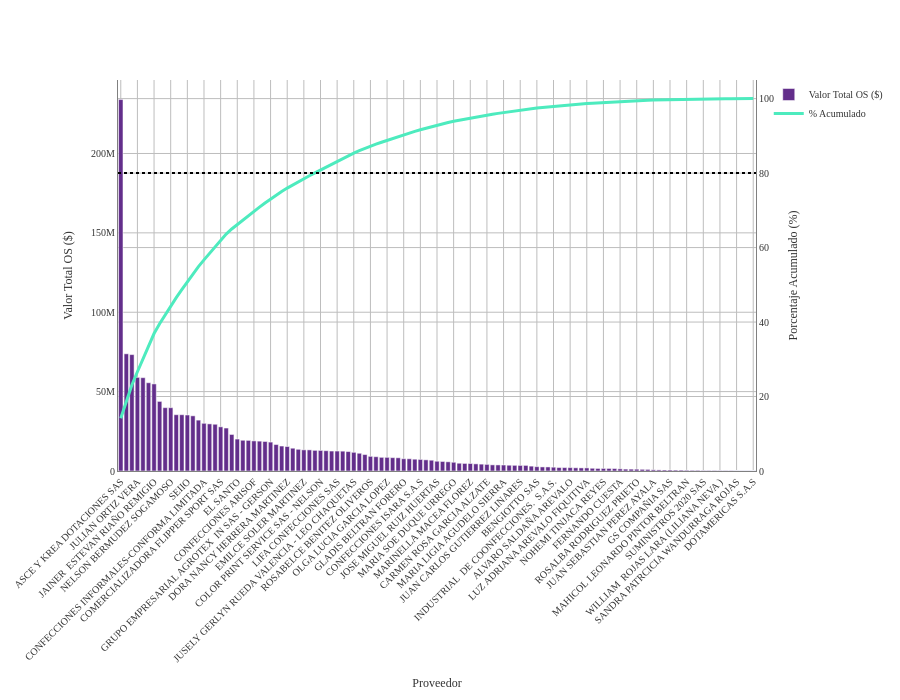

The code cell stored with this chart in its notebook:
### Code cell
df_filtrado_prov = df_costos_fechacom[df_costos_fechacom['Fecha'] >= '2025-03-17'].copy()

# Agrupar por CLIENTE para el Pareto
df_pareto_valorpro = df_filtrado_prov.groupby('OS-Proveedor').agg({
    'OS-Cantidad': 'sum',
    'Valor total OS': 'sum'
}).reset_index()

# Ordenar por VALOR DE OP 
df_pareto_valorpro = df_pareto_valorpro.sort_values(by='Valor total OS', ascending=False)


total_valor_general = df_pareto_valorpro['Valor total OS'].sum()
df_pareto_valorpro['Porcentaje'] = (df_pareto_valorpro['Valor total OS'] / total_valor_general) * 100
df_pareto_valorpro['Acumulado'] = df_pareto_valorpro['Porcentaje'].cumsum()


fig_valor_pro = go.Figure()

# Barras: Valor Total OP por cliente
fig_valor_pro.add_trace(go.Bar(
    x=df_pareto_valorpro['OS-Proveedor'],
    y=df_pareto_valorpro['Valor total OS'],
    name='Valor Total OS ($)',
    marker_color='#632E8B', 
    customdata=df_pareto_valorpro[['OS-Cantidad']], 
    hovertemplate=(
        "<b>Proveedor: %{x}</b><br>" +
        "Valor Total OS: %{y:$,.0f}<br>" +
        "Total Prendas: %{customdata[0]:,.0f}<br>" + # <--- Cambio aquí: :.0f elimina decimales
        "<extra></extra>"
    )
))

# Línea: % Acumulado
fig_valor_pro.add_trace(go.Scatter(
    x=df_pareto_valorpro['OS-Proveedor'],
    y=df_pareto_valorpro['Acumulado'],
    name='% Acumulado',
    yaxis='y2',
    line=dict(color="#4DEBBE", width=3),
    hovertemplate="Impacto Acumulado: %{y:.2f}%<extra></extra>"
))

fig_valor_pro.update_layout(
    xaxis=dict(title='Proveedor', tickangle=-45),
    yaxis=dict(title='Valor Total OS ($)'),
    yaxis2=dict(title='Porcentaje Acumulado (%)', overlaying='y', side='right', range=[0, 105]),
    hovermode='x unified',
    template='plotly_white',
    height=700
)

# Línea del 80%
fig_valor_pro.add_shape(type="line", x0=0, x1=1, y0=80, y1=80, yref='y2', xref='paper',
                       line=dict(color="black", width=2, dash="dot"))

fig_valor_pro.update_layout(
    # 1. Fondo transparente
    paper_bgcolor='rgba(0,0,0,0)',
    plot_bgcolor='rgba(0,0,0,0)',
    
    # 2. Tipografía Times New Roman
    font=dict(
        family="Times New Roman, Times, serif",
        size=10,
        color="#333333" # Color de letra gris muy oscuro (casi negro)
    ),
    
    # Ajuste opcional de márgenes para que la letra no se corte
    margin=dict(t=80, b=50, l=50, r=50)
)

# 3. Líneas de cuadrícula más oscuras
fig_valor_pro.update_xaxes(
    showgrid=True, 
    gridwidth=1, 
    gridcolor='#bdbdbd', # Un gris más marcado (puedes usar 'gray' si lo quieres aún más oscuro)
    linecolor='gray',    # Línea del eje principal en negro
    zeroline=True,        # Mantener la línea del cero...
    zerolinecolor='#d3d3d3', # ...pero usar un gris mucho más suave (LightGrey)
    zerolinewidth=1
)

fig_valor_pro.update_yaxes(
    showgrid=True, 
    gridwidth=1, 
    gridcolor='#bdbdbd', 
    linecolor='gray'
)

fig_valor_pro.show()

### Figure 1 — Plotly figure (JSON) as saved in the notebook; plotly's stock layout.template omitted (floating-point values rounded to 4 significant figures)
{"data": [{"customdata": [[8941], [43550], [11852], [4841], [6340], [5558], [4034], [3498], [2661], [3568], [1037], [1843], [15806], [2672], [3612], [1888], [6414], [2521], [5064], [2504], [590], [1454], [2160], [12307], [1835], [3581], [1444], [6503], [3427], [1951], [7415], [1828], [560], [1050], [1215], [1392], [4783], [262], [1720], [628], [1345], [2519], [976], [1791], [2300], [982], [657], [698], [683], [588], [702], [769], [1274], [768], [650], [1644], [1099], [1879], [472], [1086], [443], [918], [376], [556], [363], [240], [395], [364], [442], [765], [1187], [587], [266], [1164], [350], [210], [370], [182], [266], [544], [265], [225], [970], [130], [235], [344], [370], [1259], [151], [96], [384], [99], [209], [243], [140], [80], [61], [133], [37], [126], [282], [109], [31], [90], [219], [68], [14], [32], [45], [40], [10], [5], [6], [50], [2]], "hovertemplate": "<b>Proveedor: %{x}</b><br>Valor Total OS: %{y:$,.0f}<br>Total Prendas: %{customdata[0]:,.0f}<br><extra></extra>", "marker": {"color": "#632E8B"}, "name": "Valor Total OS ($)", "type": "bar", "x": ["ASCE Y KREA DOTACIONES SAS", "SEIIBA  SAS", "VIVID PRINT SERVICE SAS", "JULIAN ORTIZ VERA", "SETATIS SAS", "SANDRA GARCIA", "JAINER  ESTEVAN RIAÑO REMIGIO", "OSWALDO GUZMAN - SANDRA CAMISAS", "JHON KEVIN TRUJILLO GAVIRIA", "NELSON BERMUDEZ SOGAMOSO", "CASAVI", "NIDIA FERNANDEZ", "SEIIO", "ICYACOL", "COLOR Y DISEÑO SAS", "CONFECCIONES INFORMALES-CONFORMA LIMITADA", "COMERCIALIZADORA Y DISTRIBUIDORA HEAR SAS", "MARIA VICTORIA MORENO BERMUDEZ", "COMERCIALIZADORA FLIPPER SPORT SAS", "KAREN ROJAS PINZON", "MANUFACTURAS TEXTIES CRIS SAS", "EL SANTO", "JOSE URIEL RUIZ BUSTOS", "CARLOS ANDRES PEREZ CELIS", "CONFECCIONES ARISOF", "MARIANOROCA SAS - CESAR", "SARA RINCON CASTAÑEDA", "GRUPO EMPRESARIAL AGROTEX  IN SAS - GERSON", "MOLT", "LUZMILA REYES ROJAS", "DORA NANCY HERRERA MARTINEZ", "MC COMPANY SAS - EDWIN TORRES", "DAVID EDUARDO VERA", "EMILCE SOLER MARTINEZ", "YAMILE SANDOVAL CAMACHO", "DIANA ARAMINTA ALEJO MORA", "COLOR PRINT SERVICE SAS - NELSON", "Tejidos Inca", "COMPAÑIA JHEMA INTERNACIONAL SAS", "LIFA CONFECCIONES SAS", "JAIRO HERNANDO RODRIGUEZ VALBUENA", "PEDRO JULIO SOTO JARAMILLO", "JUSELY GERLYN RUEDA VALENCIA - LEO CHAQUETAS", "MAUDA  YANETH ALFONSO ROA", "MARIA PAULINA RUIZ MARTINEZ", "ROSABELCE BENITEZ OLIVEROS", "ALBA LUZ CORTES URREA", "EDISSON RAMIREZ MEJIA", "OLGA LUCIA GARCIA LOPEZ", "YEISY VIVIANA RAMIREZ", "NEIFI CONSTANZA MORALES CASTAÑO", "GLADIS BELTRAN FORERO", "AMERICANA DE CONFECCIONES Y SERVICIOS SAS", "HELBERTH DUBAN VALERO VELA", "CONFECCIONES ISARA S.A.S", "JULIO CESAR PUENTES HERRERA", "GLORIA LOZANO", "JOSE MIGUEL RUIZ HUERTAS", "ANDERSON LEONARDO MURCIA  BONILLA", "REYES CAPERA MARIA", "MARIA SOE DUQUE URREGO", "GORRAS RUIZ IBAGUE SAS", "CRISTIAN CAMILO GOMEZ ALBAN", "MARINELLA MACEA FLOREZ", "JUAN DARIO UBAQUE MORENO", "FRANK CHAQUETAS", "CARMEN ROSA GARCIA ALZATE", "DUVIS ELENA CUBILLLOS NIETO", "NUBIA INES VIJA CASTAÑEDA", "MARIA LIGIA AGUDELO SIERRA", "CLAUDIA PATRICIA MORENO BENITEZ", "JOSE IGNACIO - Teresa", "JUAN CARLOS GUTIERREZ LINARES", "LAURA DANIELA LOZANO BAUTISTA", "INVERSIONES Y DOTACIONES ARGA S.A.S", "BENGIOTTO SAS", "DEISY MIREYA GUERRERO DAZA", "YOLIVETH MONTERO JIMENEZ", "INDUSTRIAL  DE COONFECCIONES.  S.A.S.", "CONFECCIONES DOTAJAVEL EMPRESA UNIPERSONAL", "BERLY ROCIO AVILA LOPEZ", "ALVARO SALDAÑA AREVALO", "TEXTILES HYM SAS", "PSB DOTACIONES Y PRENDAS - PATRICIA", "LUZ ADRIANA AREVALO FIQUITIVA", "TEXTIBORDADOS E.G.G SAS", "MARCELA RUBIO DURAN", "NOHEMI TINJACA REYES", "CLARA YANETH LEON CASTAÑO", "DANELLI MORALES CASTAÑO", "FERNANDO CUESTA", "MANUFACTURAS FENIX INTERNACIONAL SAS", "CLAUDIA MARCELA MORENO", "ROSALBA RODRIGUEZ PRIETO", "LUZ DARY MONROY VILLATE", "JESSICA  NATHALIA PRECIADO  PULIDO", "JUAN SEBASTIAN PEREZ AYALA", "NILSON ANTONIO GARAY", "CAMISAS ALHERS LTDA", "GS COMPAÑIA SAS", "LA CASA DEL REFLECTIVO SAS", "NOHORA ELSY BAQUERO BERNAL", "MAHICOL LEONARDO PINTOR BELTRAN", "REMEMBER ME SAS", "JOSE FRANCISCO VARGAS ROLDAN", "SUMINISTROS 2020 SAS", "FERNANDO GIRALDO PAEZ", "DOTACIONES PV SAFETY", "WILLIAM  ROJAS LARA (LILIANA NEVA )", "ADRIANA ALVAREZ PERDOMO", "LEIDY RUIZ", "SANDRA PATRCICIA WANDURRAGA ROJAS", "LIAS CONFECCIONES SAS", "CAROLINA TARAZONA", "DOTAMERICAS S.A.S"], "y": [234000000.0, 73820000.0, 73320000.0, 58980000.0, 58780000.0, 55590000.0, 54850000.0, 43830000.0, 39900000.0, 39870000.0, 35460000.0, 35440000.0, 35260000.0, 34750000.0, 32040000.0, 30040000.0, 29680000.0, 29440000.0, 27820000.0, 27060000.0, 23010000.0, 20120000.0, 19360000.0, 19280000.0, 18960000.0, 18810000.0, 18590000.0, 18200000.0, 16670000.0, 15720000.0, 15420000.0, 14360000.0, 13670000.0, 13320000.0, 13300000.0, 13000000.0, 12950000.0, 12780000.0, 12570000.0, 12560000.0, 12490000.0, 12240000.0, 11770000.0, 11180000.0, 10360000.0, 9230000.0, 8998000.0, 8604000.0, 8599000.0, 8400000.0, 8322000.0, 7720000.0, 7702000.0, 7432000.0, 7280000.0, 7028000.0, 6796000.0, 6157000.0, 5999000.0, 5787000.0, 5499000.0, 4897000.0, 4753000.0, 4726000.0, 4490000.0, 4320000.0, 4166000.0, 3861000.0, 3822000.0, 3762000.0, 3632000.0, 3567000.0, 3520000.0, 3519000.0, 3062000.0, 2730000.0, 2563000.0, 2548000.0, 2394000.0, 2180000.0, 2150000.0, 2138000.0, 2015000.0, 1950000.0, 1948000.0, 1720000.0, 1610000.0, 1608000.0, 1604000.0, 1536000.0, 1360000.0, 1188000.0, 1176000.0, 1148000.0, 1050000.0, 1000000.0, 758500.0, 691500.0, 638000.0, 630000.0, 564000.0, 545000.0, 459000.0, 405000.0, 400500.0, 306000.0, 280000.0, 272000.0, 225000.0, 180000.0, 170000.0, 85000.0, 72000.0, 70000.0, 50000.0]}, {"hovertemplate": "Impacto Acumulado: %{y:.2f}%<extra></extra>", "line": {"color": "#4DEBBE", "width": 3}, "name": "% Acumulado", "type": "scatter", "x": ["ASCE Y KREA DOTACIONES SAS", "SEIIBA  SAS", "VIVID PRINT SERVICE SAS", "JULIAN ORTIZ VERA", "SETATIS SAS", "SANDRA GARCIA", "JAINER  ESTEVAN RIAÑO REMIGIO", "OSWALDO GUZMAN - SANDRA CAMISAS", "JHON KEVIN TRUJILLO GAVIRIA", "NELSON BERMUDEZ SOGAMOSO", "CASAVI", "NIDIA FERNANDEZ", "SEIIO", "ICYACOL", "COLOR Y DISEÑO SAS", "CONFECCIONES INFORMALES-CONFORMA LIMITADA", "COMERCIALIZADORA Y DISTRIBUIDORA HEAR SAS", "MARIA VICTORIA MORENO BERMUDEZ", "COMERCIALIZADORA FLIPPER SPORT SAS", "KAREN ROJAS PINZON", "MANUFACTURAS TEXTIES CRIS SAS", "EL SANTO", "JOSE URIEL RUIZ BUSTOS", "CARLOS ANDRES PEREZ CELIS", "CONFECCIONES ARISOF", "MARIANOROCA SAS - CESAR", "SARA RINCON CASTAÑEDA", "GRUPO EMPRESARIAL AGROTEX  IN SAS - GERSON", "MOLT", "LUZMILA REYES ROJAS", "DORA NANCY HERRERA MARTINEZ", "MC COMPANY SAS - EDWIN TORRES", "DAVID EDUARDO VERA", "EMILCE SOLER MARTINEZ", "YAMILE SANDOVAL CAMACHO", "DIANA ARAMINTA ALEJO MORA", "COLOR PRINT SERVICE SAS - NELSON", "Tejidos Inca", "COMPAÑIA JHEMA INTERNACIONAL SAS", "LIFA CONFECCIONES SAS", "JAIRO HERNANDO RODRIGUEZ VALBUENA", "PEDRO JULIO SOTO JARAMILLO", "JUSELY GERLYN RUEDA VALENCIA - LEO CHAQUETAS", "MAUDA  YANETH ALFONSO ROA", "MARIA PAULINA RUIZ MARTINEZ", "ROSABELCE BENITEZ OLIVEROS", "ALBA LUZ CORTES URREA", "EDISSON RAMIREZ MEJIA", "OLGA LUCIA GARCIA LOPEZ", "YEISY VIVIANA RAMIREZ", "NEIFI CONSTANZA MORALES CASTAÑO", "GLADIS BELTRAN FORERO", "AMERICANA DE CONFECCIONES Y SERVICIOS SAS", "HELBERTH DUBAN VALERO VELA", "CONFECCIONES ISARA S.A.S", "JULIO CESAR PUENTES HERRERA", "GLORIA LOZANO", "JOSE MIGUEL RUIZ HUERTAS", "ANDERSON LEONARDO MURCIA  BONILLA", "REYES CAPERA MARIA", "MARIA SOE DUQUE URREGO", "GORRAS RUIZ IBAGUE SAS", "CRISTIAN CAMILO GOMEZ ALBAN", "MARINELLA MACEA FLOREZ", "JUAN DARIO UBAQUE MORENO", "FRANK CHAQUETAS", "CARMEN ROSA GARCIA ALZATE", "DUVIS ELENA CUBILLLOS NIETO", "NUBIA INES VIJA CASTAÑEDA", "MARIA LIGIA AGUDELO SIERRA", "CLAUDIA PATRICIA MORENO BENITEZ", "JOSE IGNACIO - Teresa", "JUAN CARLOS GUTIERREZ LINARES", "LAURA DANIELA LOZANO BAUTISTA", "INVERSIONES Y DOTACIONES ARGA S.A.S", "BENGIOTTO SAS", "DEISY MIREYA GUERRERO DAZA", "YOLIVETH MONTERO JIMENEZ", "INDUSTRIAL  DE COONFECCIONES.  S.A.S.", "CONFECCIONES DOTAJAVEL EMPRESA UNIPERSONAL", "BERLY ROCIO AVILA LOPEZ", "ALVARO SALDAÑA AREVALO", "TEXTILES HYM SAS", "PSB DOTACIONES Y PRENDAS - PATRICIA", "LUZ ADRIANA AREVALO FIQUITIVA", "TEXTIBORDADOS E.G.G SAS", "MARCELA RUBIO DURAN", "NOHEMI TINJACA REYES", "CLARA YANETH LEON CASTAÑO", "DANELLI MORALES CASTAÑO", "FERNANDO CUESTA", "MANUFACTURAS FENIX INTERNACIONAL SAS", "CLAUDIA MARCELA MORENO", "ROSALBA RODRIGUEZ PRIETO", "LUZ DARY MONROY VILLATE", "JESSICA  NATHALIA PRECIADO  PULIDO", "JUAN SEBASTIAN PEREZ AYALA", "NILSON ANTONIO GARAY", "CAMISAS ALHERS LTDA", "GS COMPAÑIA SAS", "LA CASA DEL REFLECTIVO SAS", "NOHORA ELSY BAQUERO BERNAL", "MAHICOL LEONARDO PINTOR BELTRAN", "REMEMBER ME SAS", "JOSE FRANCISCO VARGAS ROLDAN", "SUMINISTROS 2020 SAS", "FERNANDO GIRALDO PAEZ", "DOTACIONES PV SAFETY", "WILLIAM  ROJAS LARA (LILIANA NEVA )", "ADRIANA ALVAREZ PERDOMO", "LEIDY RUIZ", "SANDRA PATRCICIA WANDURRAGA ROJAS", "LIAS CONFECCIONES SAS", "CAROLINA TARAZONA", "DOTAMERICAS S.A.S"], "y": [14.17, 18.65, 23.09, 26.66, 30.22, 33.59, 36.91, 39.57, 41.99, 44.4, 46.55, 48.7, 50.83, 52.94, 54.88, 56.7, 58.5, 60.28, 61.97, 63.61, 65.0, 66.22, 67.39, 68.56, 69.71, 70.85, 71.97, 73.08, 74.09, 75.04, 75.97, 76.84, 77.67, 78.48, 79.28, 80.07, 80.86, 81.63, 82.39, 83.15, 83.91, 84.65, 85.36, 86.04, 86.67, 87.23, 87.77, 88.29, 88.81, 89.32, 89.83, 90.3, 90.76, 91.21, 91.65, 92.08, 92.49, 92.86, 93.23, 93.58, 93.91, 94.21, 94.5, 94.78, 95.05, 95.32, 95.57, 95.8, 96.03, 96.26, 96.48, 96.7, 96.91, 97.12, 97.31, 97.47, 97.63, 97.78, 97.93, 98.06, 98.19, 98.32, 98.44, 98.56, 98.68, 98.78, 98.88, 98.98, 99.08, 99.17, 99.25, 99.32, 99.39, 99.46, 99.53, 99.59, 99.63, 99.68, 99.71, 99.75, 99.79, 99.82, 99.85, 99.87, 99.9, 99.91, 99.93, 99.95, 99.96, 99.97, 99.98, 99.99, 99.99, 100.0, 100.0], "yaxis": "y2"}], "layout": {"font": {"color": "#333333", "family": "Times New Roman, Times, serif", "size": 10}, "height": 700, "hovermode": "x unified", "margin": {"b": 50, "l": 50, "r": 50, "t": 80}, "paper_bgcolor": "rgba(0,0,0,0)", "plot_bgcolor": "rgba(0,0,0,0)", "shapes": [{"line": {"color": "black", "dash": "dot", "width": 2}, "type": "line", "x0": 0, "x1": 1, "xref": "paper", "y0": 80, "y1": 80, "yref": "y2"}], "xaxis": {"gridcolor": "#bdbdbd", "gridwidth": 1, "linecolor": "gray", "showgrid": true, "tickangle": -45, "title": {"text": "Proveedor"}, "zeroline": true, "zerolinecolor": "#d3d3d3", "zerolinewidth": 1}, "yaxis": {"gridcolor": "#bdbdbd", "gridwidth": 1, "linecolor": "gray", "showgrid": true, "title": {"text": "Valor Total OS ($)"}}, "yaxis2": {"gridcolor": "#bdbdbd", "gridwidth": 1, "linecolor": "gray", "overlaying": "y", "range": [0, 105], "showgrid": true, "side": "right", "title": {"text": "Porcentaje Acumulado (%)"}}}}
